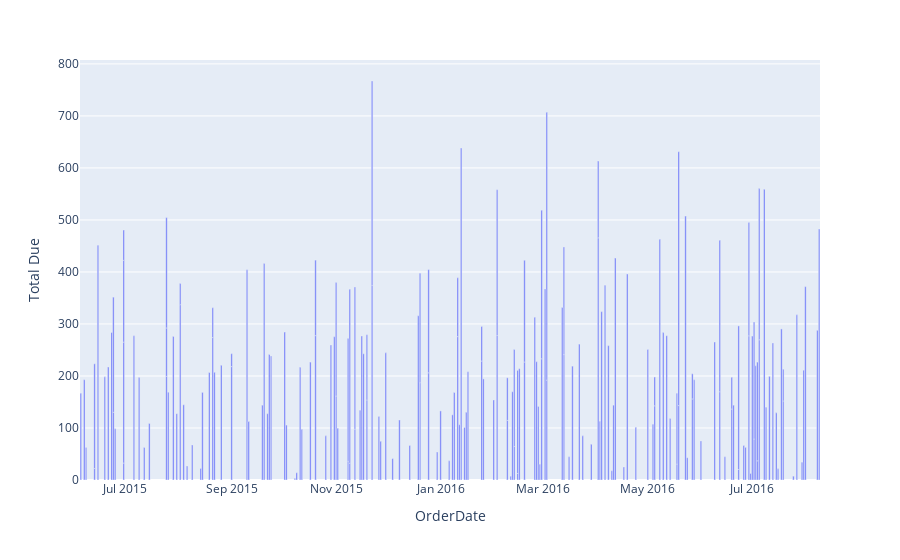

The notebook cell saved with this chart:
### Code cell
#Now we'll make a simple bar chart of sales by year
fig = px.bar(df, x='OrderDate', y='Total Due')
fig.show()

### Figure 1 — Plotly figure (JSON) as saved in the notebook; plotly's stock layout.template omitted (floating-point values rounded to 4 significant figures; data arrays with more than 128 entries replaced by an {"elided": "..."} marker saying what was removed)
{"data": [{"alignmentgroup": "True", "hovertemplate": "OrderDate=%{x}<br>Total Due=%{y}<extra></extra>", "legendgroup": "", "marker": {"color": "#636efa", "pattern": {"shape": ""}}, "name": "", "offsetgroup": "", "orientation": "v", "showlegend": false, "textposition": "auto", "type": "bar", "x": {"elided": "200 str values"}, "xaxis": "x", "y": {"elided": "200 float values"}, "yaxis": "y"}], "layout": {"barmode": "relative", "legend": {"tracegroupgap": 0}, "margin": {"t": 60}, "xaxis": {"anchor": "y", "domain": [0, 1], "title": {"text": "OrderDate"}}, "yaxis": {"anchor": "x", "domain": [0, 1], "title": {"text": "Total Due"}}}}
